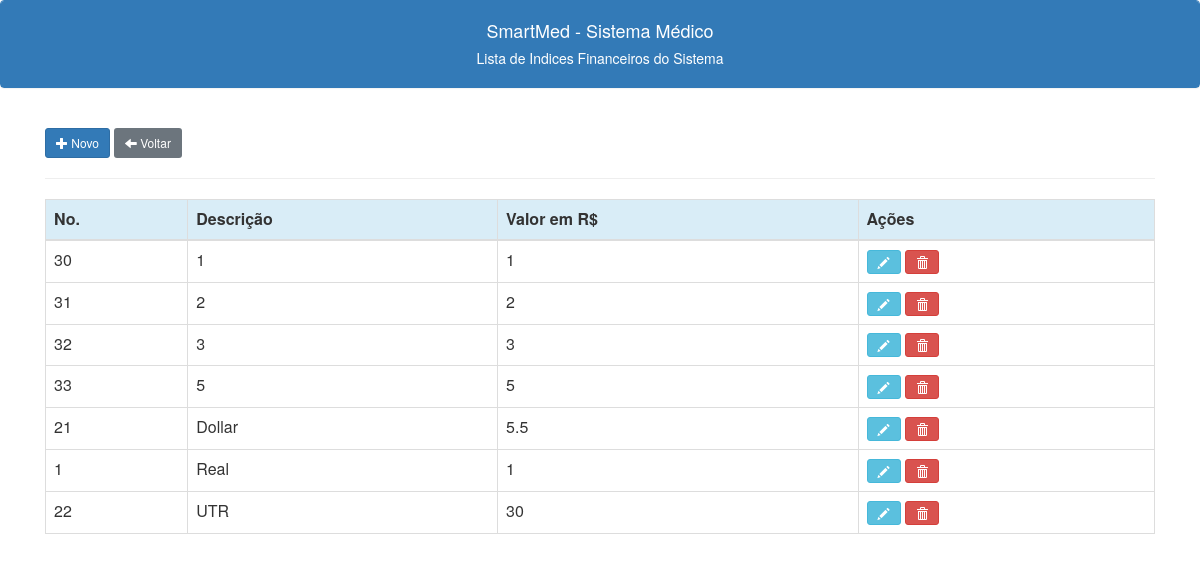
The app's page /indices_lista.php with its own data.
### tables this page shows
CREATE TABLE IF NOT EXISTS `indices` (
  `id` int NOT NULL AUTO_INCREMENT,
  `descricao` varchar(100) NOT NULL,
  `valor` float DEFAULT NULL,
  PRIMARY KEY (`id`)
);

### indices_lista.php (the view, shortened to what this page needs)
<?php
include("conexao.php");
include("links.php");
?>
<!doctype html>
<html lang="en">
<head>
</head>
<body>
    <div class="panel panel-primary class">
        <div class="panel-heading text-center">
            <h4>SmartMed - Sistema Médico</h4>
            <h5>Lista de Indices Financeiros do Sistema<h5>
        </div>
    </div>
    <br>
    <div class="container -my5">
        <button type="button" class="btn btn-primary btn-sm" data-toggle="modal" data-target="#novoindiceModal"><span class="glyphicon glyphicon-plus"></span>
            Novo
        </button>
        <a class="btn btn-secondary btn-sm" href="/smedweb/menu.php"><span class="glyphicon glyphicon-arrow-left"></span> Voltar</a>
        <hr>
        <table class="table display table-bordered tabindices">
            <thead class="thead">
                <tr class="info">
                    <th>No.</th>
                    <th scope="col">Descrição</th>
                    <th scope="col">Valor em R$</th>
                    <th scope="col">Ações</th>
                </tr>
            </thead>
            <tbody>
                <?php
                $c_sql = "SELECT indices.id, indices.descricao, indices.valor" .
                    " FROM indices" .
                    " ORDER BY indices.descricao";
                $result = $conection->query($c_sql);
                while ($c_linha = $result->fetch_assoc()) {
                    echo "
                    <tr>
                    <td>$c_linha[id]</td>
                    <td>$c_linha[descricao]</td>
                    <td>$c_linha[valor]</td>
                    <td>
                    <button class='btn btn-info btn-sm editbtn' data-toggle=modal' title='Editar Indice'><span class='glyphicon glyphicon-pencil'></span></button>
                    <a class='btn btn-danger btn-sm' title='Excluir Indice' href='javascript:func()'onclick='confirmacao($c_linha[id])'><span class='glyphicon glyphicon-trash'></span></a>
                    </td>
                    </tr>
                    ";
                }
                ?>
            </tbody>
        </table>
    </div>
</body>
</html>

### records on screen
indices: id "30", descricao "1", valor "1"
indices: id "31", descricao "2", valor "2"
indices: id "32", descricao "3", valor "3"
indices: id "33", descricao "5", valor "5"
indices: id "21", descricao "Dollar", valor "5.5"
indices: id "1", descricao "Real", valor "1"
indices: id "22", descricao "UTR", valor "30"
